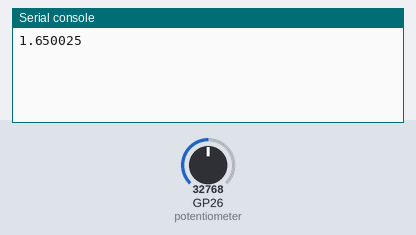
The program below on a simulated Raspberry Pi Pico running MicroPython. On the bench: the last lines printed to the serial console. The test bench sets the inputs (shaded band); at power-on: GP26 (potentiometer) = 32768 (analog values on the 0–65535 scale).

Above: at 1.2 s.
1.3 s: GP26 (potentiometer) set to 45874
At 2.9 s:
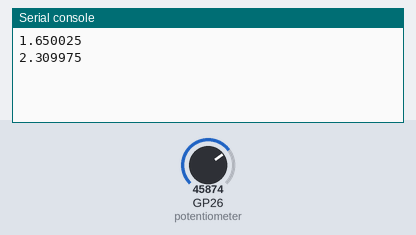
4.0 s: GP26 (potentiometer) set to 57670
At 4.5 s:
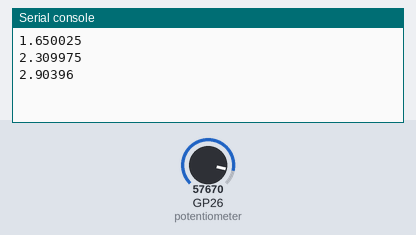
Timing chart, 0 to 7.0 s (numbered marks = the images above; inputs shaded):
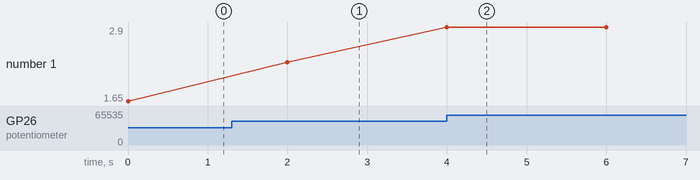

Measured:
- after the input at 1.3 s, the serial console: prints a new line after 0.70 s (image 1)
- after the input at 4.0 s, the serial console: prints a new line at once (image 2)
- plotted number 1: 1.65 → 2.31 after the input at 1.3 s, 2.31 → 2.9 after the input at 4.0 s

The program:

Potentiometer.py
```python
import machine
import utime

potentiometer = machine.ADC(26)
conversion_factor = 3.3 / (65535)

while True:
    voltage = potentiometer.read_u16() * conversion_factor
    print(voltage)
    utime.sleep(2)
```
